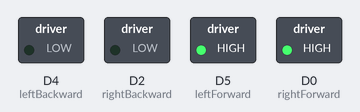
The sketch below on a simulated ESP8266 (NodeMCU). Shown: switched loads named in the sketch (green lamp = pin HIGH).

Above: at 0.1 s.
Timing chart, 0 to 1.6 s (numbered marks = the images above):
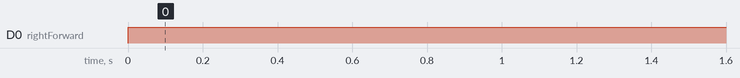

The sketch:

motorcontroller.ino
```cpp
const int leftForward = D5;
const int leftBackward = D4;
const int rightForward = D0;
const int rightBackward = D2;


void setup() {
  // put your setup code here, to run once:
  pinMode(leftForward,OUTPUT);
  pinMode(leftBackward,OUTPUT);
  pinMode(rightForward,OUTPUT);
  pinMode(rightBackward,OUTPUT);
}

void loop() {
  // put your main code here, to run repeatedly:
digitalWrite(leftForward,HIGH);
  digitalWrite(leftBackward,LOW);
  digitalWrite(rightForward,HIGH);
  digitalWrite(rightBackward,LOW);

  delay(1000);

  // run left
  /*digitalWrite(leftForward,LOW);
  digitalWrite(leftBackward,LOW);
  digitalWrite(rightForward,HIGH);
  digitalWrite(rightBackward,LOW);

  delay(1000);

  // run forward
  digitalWrite(leftForward,HIGH);
  digitalWrite(leftBackward,LOW);
  digitalWrite(rightForward,LOW);
  digitalWrite(rightBackward,LOW);

  delay(1000);

  // run backward
  digitalWrite(leftForward,LOW);
  digitalWrite(leftBackward,HIGH);
  digitalWrite(rightForward,LOW);
  digitalWrite(rightBackward,HIGH);

  delay(1000);*/
}
```

Measured:
- by itself, D0 (rightForward): LOW → HIGH at 0.00 s
